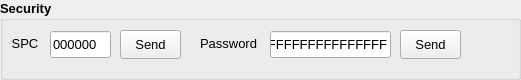
   <widget class="QGroupBox" name="securityGroupBox">
    <property name="geometry">
     <rect>
      <x>10</x>
      <y>40</y>
      <width>521</width>
      <height>80</height>
     </rect>
    </property>
    <property name="font">
     <font>
      <pointsize>10</pointsize>
      <weight>75</weight>
      <bold>true</bold>
     </font>
    </property>
    <property name="title">
     <string>Security</string>
    </property>
    <widget class="QPushButton" name="sendSpcButton">
     <property name="geometry">
      <rect>
       <x>120</x>
       <y>30</y>
       <width>61</width>
       <height>29</height>
      </rect>
     </property>
     <property name="font">
      <font>
       <pointsize>10</pointsize>
       <weight>50</weight>
       <bold>false</bold>
      </font>
     </property>
     <property name="text">
      <string>Send</string>
     </property>
    </widget>
    <widget class="QLineEdit" name="sendSpcValue">
     <property name="geometry">
      <rect>
       <x>50</x>
       <y>31</y>
       <width>61</width>
       <height>27</height>
      </rect>
     </property>
     <property name="font">
      <font>
       <pointsize>10</pointsize>
       <weight>50</weight>
       <bold>false</bold>
      </font>
     </property>
     <property name="text">
      <string>000000</string>
     </property>
     <property name="maxLength">
      <number>6</number>
     </property>
    </widget>
    <widget class="QLabel" name="sendSpcLabel">
     <property name="geometry">
      <rect>
       <x>8</x>
       <y>30</y>
       <width>31</width>
       <height>27</height>
      </rect>
     </property>
     <property name="font">
      <font>
       <pointsize>10</pointsize>
       <weight>50</weight>
       <bold>false</bold>
      </font>
     </property>
     <property name="text">
      <string> SPC</string>
     </property>
    </widget>
    <widget class="QPushButton" name="sendPasswordButton">
     <property name="geometry">
      <rect>
       <x>400</x>
       <y>30</y>
       <width>61</width>
       <height>29</height>
      </rect>
     </property>
     <property name="font">
      <font>
       <pointsize>10</pointsize>
       <weight>50</weight>
       <bold>false</bold>
      </font>
     </property>
     <property name="text">
      <string>Send</string>
     </property>
    </widget>
    <widget class="QLineEdit" name="sendPasswordValue">
     <property name="geometry">
      <rect>
       <x>270</x>
       <y>31</y>
       <width>121</width>
       <height>27</height>
      </rect>
     </property>
     <property name="font">
      <font>
       <pointsize>10</pointsize>
       <weight>50</weight>
       <bold>false</bold>
      </font>
     </property>
     <property name="text">
      <string>FFFFFFFFFFFFFFFF</string>
     </property>
     <property name="maxLength">
      <number>16</number>
     </property>
    </widget>
    <widget class="QLabel" name="sendPasswordLabel">
     <property name="geometry">
      <rect>
       <x>200</x>
       <y>30</y>
       <width>61</width>
       <height>27</height>
      </rect>
     </property>
     <property name="font">
      <font>
       <pointsize>10</pointsize>
       <weight>50</weight>
       <bold>false</bold>
      </font>
     </property>
     <property name="text">
      <string>Password</string>
     </property>
     <property name="wordWrap">
      <bool>false</bool>
     </property>
     <property name="indent">
      <number>-1</number>
     </property>
    </widget>
   </widget>
